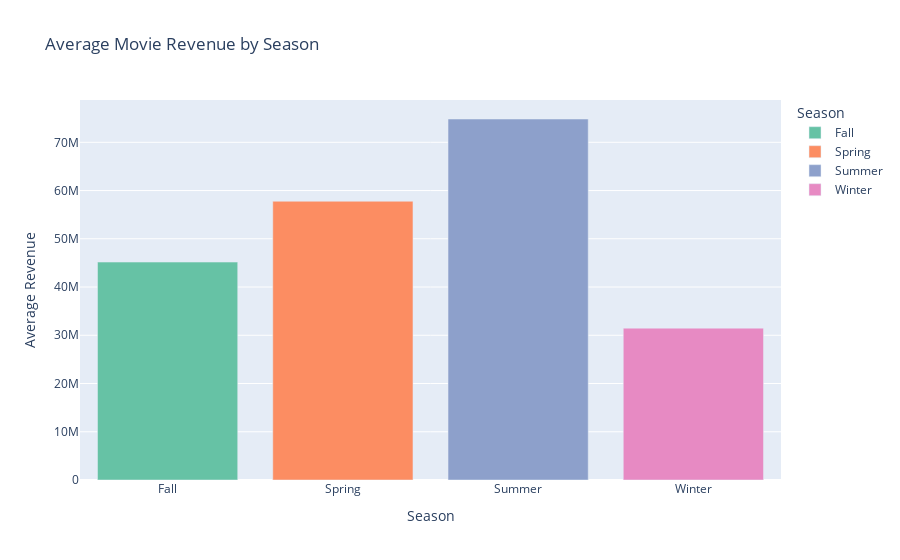

Notebook code cell kept with this figure:
### Markdown cell above
Bar plot comparing the average revenue of movies released in different seasons

### Code cell
season_revenue = df_season.groupby("season", as_index=False)["movie_box_office_revenue"].mean()

fig_season_bar = px.bar(
    season_revenue,
    x="season",
    y="movie_box_office_revenue",
    title="Average Movie Revenue by Season",
    labels={"season": "Season", "movie_box_office_revenue": "Average Revenue"},
    color="season",
    color_discrete_sequence=px.colors.colorbrewer.Set2
)
fig_season_bar.write_html("season_revenue_bar.html", include_plotlyjs="cdn")
fig_season_bar.show()

### Figure 1 — Plotly figure (JSON) as saved in the notebook; plotly's stock layout.template omitted (floating-point values rounded to 4 significant figures)
{"data": [{"alignmentgroup": "True", "hovertemplate": "Season=%{x}<br>Average Revenue=%{y}<extra></extra>", "legendgroup": "Fall", "marker": {"color": "rgb(102,194,165)", "pattern": {"shape": ""}}, "name": "Fall", "offsetgroup": "Fall", "orientation": "v", "showlegend": true, "textposition": "auto", "type": "bar", "x": ["Fall"], "xaxis": "x", "y": [45170000.0], "yaxis": "y"}, {"alignmentgroup": "True", "hovertemplate": "Season=%{x}<br>Average Revenue=%{y}<extra></extra>", "legendgroup": "Spring", "marker": {"color": "rgb(252,141,98)", "pattern": {"shape": ""}}, "name": "Spring", "offsetgroup": "Spring", "orientation": "v", "showlegend": true, "textposition": "auto", "type": "bar", "x": ["Spring"], "xaxis": "x", "y": [57780000.0], "yaxis": "y"}, {"alignmentgroup": "True", "hovertemplate": "Season=%{x}<br>Average Revenue=%{y}<extra></extra>", "legendgroup": "Summer", "marker": {"color": "rgb(141,160,203)", "pattern": {"shape": ""}}, "name": "Summer", "offsetgroup": "Summer", "orientation": "v", "showlegend": true, "textposition": "auto", "type": "bar", "x": ["Summer"], "xaxis": "x", "y": [74830000.0], "yaxis": "y"}, {"alignmentgroup": "True", "hovertemplate": "Season=%{x}<br>Average Revenue=%{y}<extra></extra>", "legendgroup": "Winter", "marker": {"color": "rgb(231,138,195)", "pattern": {"shape": ""}}, "name": "Winter", "offsetgroup": "Winter", "orientation": "v", "showlegend": true, "textposition": "auto", "type": "bar", "x": ["Winter"], "xaxis": "x", "y": [31480000.0], "yaxis": "y"}], "layout": {"barmode": "relative", "legend": {"title": {"text": "Season"}, "tracegroupgap": 0}, "title": {"text": "Average Movie Revenue by Season"}, "xaxis": {"anchor": "y", "categoryarray": ["Fall", "Spring", "Summer", "Winter"], "categoryorder": "array", "domain": [0, 1], "title": {"text": "Season"}}, "yaxis": {"anchor": "x", "domain": [0, 1], "title": {"text": "Average Revenue"}}}}
